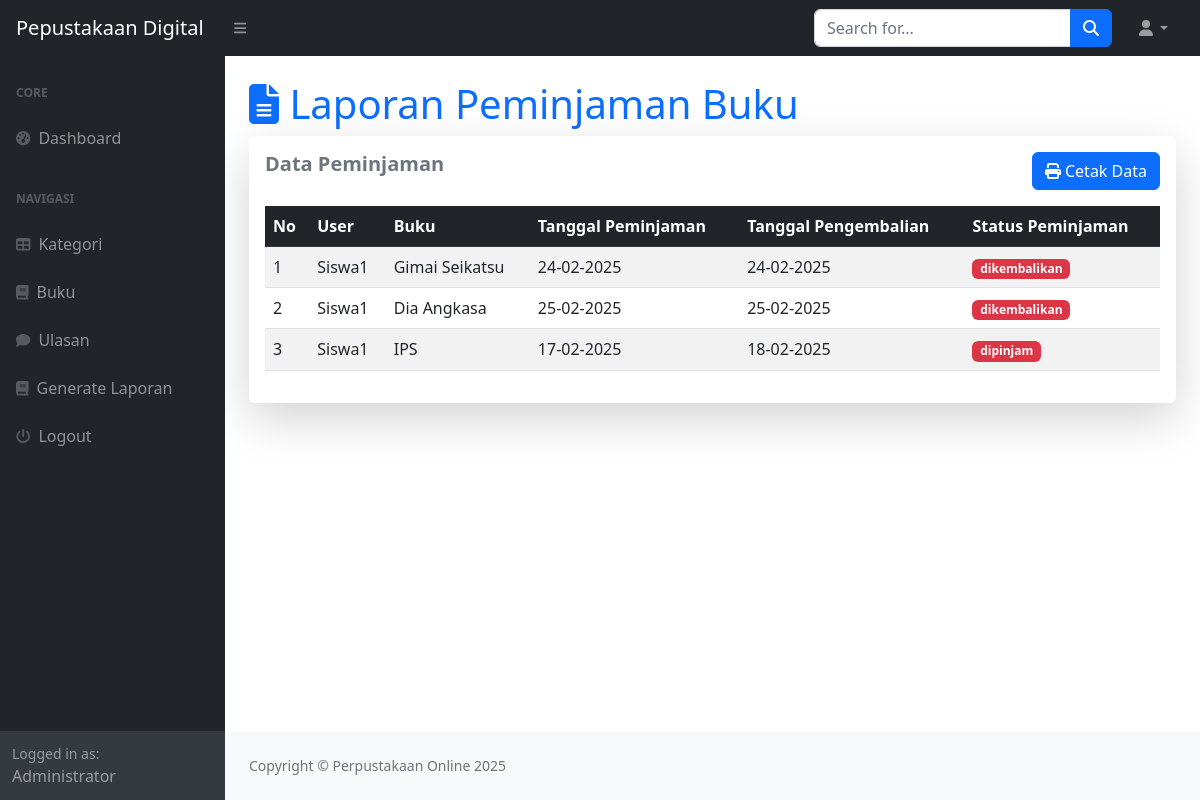
Page /perpusdig/index.php?page=laporan (signed in) on the committed database.
### tables this page shows
CREATE TABLE `peminjaman` (
  `id_peminjaman` int(11) NOT NULL,
  `id_user` int(11) DEFAULT NULL,
  `id_buku` int(11) DEFAULT NULL,
  `tanggal_peminjaman` varchar(255) DEFAULT NULL,
  `tanggal_pengembalian` varchar(255) DEFAULT NULL,
  `status_peminjaman` enum('dipinjam','dikembalikan') DEFAULT NULL
);

CREATE TABLE `user` (
  `id_user` int(11) NOT NULL,
  `nama` varchar(255) DEFAULT NULL,
  `username` varchar(255) DEFAULT NULL,
  `password` varchar(255) DEFAULT NULL,
  `email` varchar(255) DEFAULT NULL,
  `alamat` text DEFAULT NULL,
  `no_telepon` varchar(255) DEFAULT NULL,
  `level` enum('admin','petugas','peminjam') DEFAULT NULL
);

CREATE TABLE `buku` (
  `id_buku` int(11) NOT NULL,
  `id_kategori` int(11) DEFAULT NULL,
  `judul` varchar(255) DEFAULT NULL,
  `penulis` varchar(255) DEFAULT NULL,
  `penerbit` varchar(255) DEFAULT NULL,
  `tahun_terbit` varchar(255) DEFAULT NULL,
  `deskripsi` text NOT NULL
);

### perpusdig/laporan.php (the view)
<h1 class="mt-4 text-primary"><i class="fas fa-file-alt"></i> Laporan Peminjaman Buku</h1>
<div class="card shadow-lg border-0">
    <div class="card-body">
        <div class="d-flex justify-content-between mb-3">
            <h5 class="fw-bold text-secondary">Data Peminjaman</h5>
            <a href="cetak.php" target="_blank" class="btn btn-primary">
                <i class="fas fa-print"></i> Cetak Data
            </a>
        </div>
        <div class="table-responsive">
            <table class="table table-hover table-striped align-middle">
                <thead class="table-dark">
                    <tr>
                        <th>No</th>
                        <th>User</th>
                        <th>Buku</th>
                        <th>Tanggal Peminjaman</th>
                        <th>Tanggal Pengembalian</th>
                        <th>Status Peminjaman</th>
                    </tr>
                </thead>
                <tbody>
                    <?php
                    $i = 1;
                    $query = mysqli_query($koneksi, "SELECT * FROM peminjaman
                        LEFT JOIN user ON user.id_user = peminjaman.id_user
                        LEFT JOIN buku ON buku.id_buku = peminjaman.id_buku");
                    while($data = mysqli_fetch_array($query)) {
                        $status = $data['status_peminjaman'];
                        $badgeClass = ($status == "Dipinjam") ? "badge bg-warning text-dark" :
                                      (($status == "Dikembalikan") ? "badge bg-success" : "badge bg-danger");
                    ?>
                    <tr>
                        <td><?php echo $i++; ?></td>
                        <td><?php echo htmlspecialchars($data['nama']); ?></td>
                        <td><?php echo htmlspecialchars($data['judul']); ?></td>
                        <td><?php echo date("d-m-Y", strtotime($data['tanggal_peminjaman'])); ?></td>
                        <td><?php echo ($data['tanggal_pengembalian'] ? date("d-m-Y", strtotime($data['tanggal_pengembalian'])) : "-"); ?></td>
                        <td><span class="<?php echo $badgeClass; ?>"><?php echo $status; ?></span></td>
                    </tr>
                    <?php } ?>
                </tbody>
            </table>
        </div>
    </div>
</div>

### rows in the picture
peminjaman: id_user.nama "Siswa1", id_buku.judul "Gimai Seikatsu", tanggal_peminjaman "24-02-2025", tanggal_pengembalian "24-02-2025", status_peminjaman "dikembalikan"
peminjaman: id_user.nama "Siswa1", id_buku.judul "Dia Angkasa", tanggal_peminjaman "25-02-2025", tanggal_pengembalian "25-02-2025", status_peminjaman "dikembalikan"
peminjaman: id_user.nama "Siswa1", id_buku.judul "IPS", tanggal_peminjaman "17-02-2025", tanggal_pengembalian "18-02-2025", status_peminjaman "dipinjam"

### other values in the picture
$_SESSION['user']['nama'] "Administrator"
